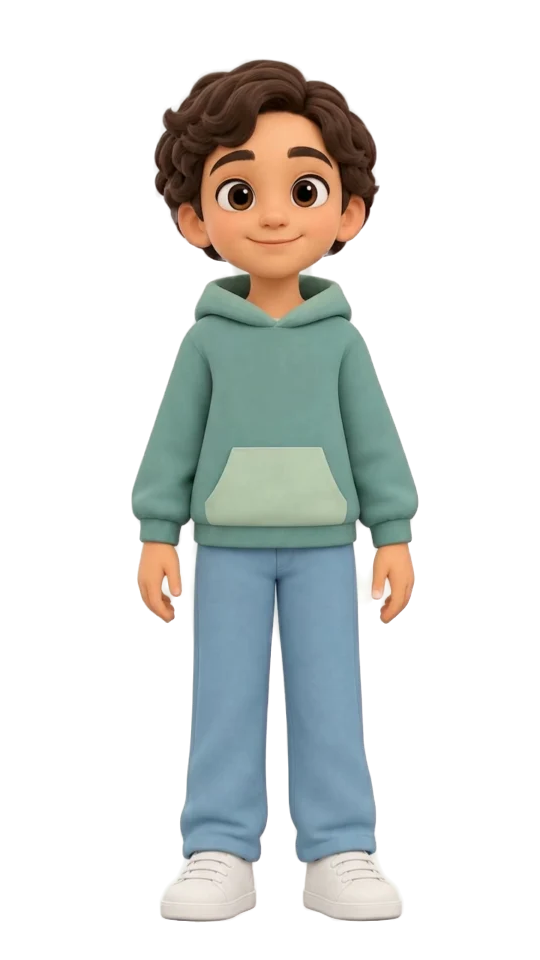
#> input picture android/app/src/main/assets/character/boy/react/celebrate.webp, 540 x 960 px
$ python slice_parts.py ../../android/app/src/main/assets/character/boy/react/celebrate.webp ../../android/app/src/main/assets/character/boy/react/encourage.webp
#> lines starting #> are read from the running program, lines starting #| are printed output that depends on the picture
"""Cut a transparent parts sheet into one PNG per separate part.

Usage: python tools/art/slice_parts.py <sheet.png> <out_dir>
Parts are found as connected opaque regions (alpha > 16) on a 1/4-scale mask,
then cropped from the full-size sheet with a small padding. Tiny specks are ignored.
Output files are numbered left-to-right, top-to-bottom: part_01.png, part_02.png, ...
A contact sheet `_index.png` shows each number on its part.
"""

import sys
from collections import deque
from pathlib import Path

from PIL import Image, ImageDraw

SCALE = 4
MIN_AREA = 40  # in mask pixels
PAD = 6


def components(mask, w, h):
    seen = bytearray(w * h)
    boxes = []
    for start in range(w * h):
        if not mask[start] or seen[start]:
            continue
        queue = deque([start])
        seen[start] = 1
        x0 = y0 = 10**9
        x1 = y1 = -1
        area = 0
        while queue:
            p = queue.popleft()
            x, y = p % w, p // w
            area += 1
            x0, y0, x1, y1 = min(x0, x), min(y0, y), max(x1, x), max(y1, y)
            for dx, dy in ((1, 0), (-1, 0), (0, 1), (0, -1)):
                nx, ny = x + dx, y + dy
                if 0 <= nx < w and 0 <= ny < h:
                    q = ny * w + nx
                    if mask[q] and not seen[q]:
                        seen[q] = 1
                        queue.append(q)
        if area >= MIN_AREA:
            boxes.append((x0, y0, x1, y1))
    return boxes


def main(sheet_path: str, out_dir: str) -> int:
    sheet = Image.open(sheet_path).convert("RGBA")
#> sheet is the input picture: PIL image 540x960 RGBA; mean R, G, B, A 70, 71.6, 68.2, 79.4
    small = sheet.getchannel("A").resize((sheet.width // SCALE, sheet.height // SCALE))
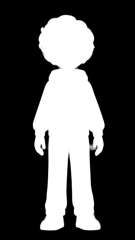
#> small: PIL image 135x240 L; min 0, max 255, mean 79.4
    w, h = small.size
#> w = 135; h = 240
    mask = bytearray(1 if v > 16 else 0 for v in small.getdata())
    boxes = components(mask, w, h)
#> boxes = [(32, 14, 104, 230)]
    # Reading order: rows by top edge (bucketed), then left to right.
    boxes.sort(key=lambda b: (b[1] // 40, b[0]))
    out = Path(out_dir)
    out.mkdir(parents=True, exist_ok=True)
    index = Image.new("RGBA", sheet.size, (246, 244, 238, 255))
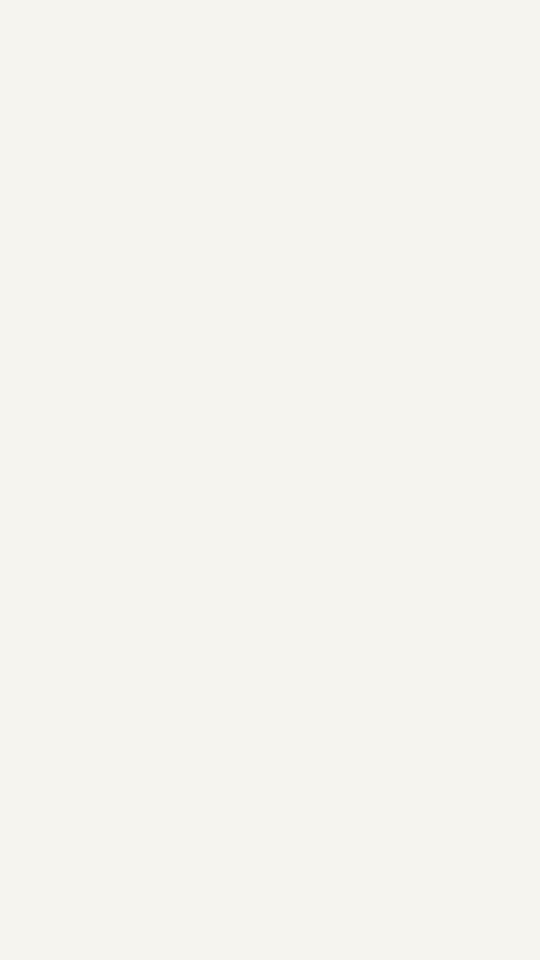
#> index: PIL image 540x960 RGBA; mean R, G, B, A 246, 244, 238, 255
    index.alpha_composite(sheet)
    draw = ImageDraw.Draw(index)
    for n, (x0, y0, x1, y1) in enumerate(boxes, start=1):
        box = (
            max(0, x0 * SCALE - PAD),
            max(0, y0 * SCALE - PAD),
            min(sheet.width, (x1 + 1) * SCALE + PAD),
            min(sheet.height, (y1 + 1) * SCALE + PAD),
        )
        sheet.crop(box).save(out / f"part_{n:02d}.png")
        draw.rectangle(box, outline=(46, 58, 64, 255), width=2)
        draw.text((box[0] + 4, box[1] + 2), str(n), fill=(46, 58, 64, 255))
#> this loop made 1 pass
#> (n, x0, y0, x1, y1, box) on pass 1: (1, 32, 14, 104, 230, (122, 50, 426, 930))
#> pass 1, in main, `sheet.crop(box).save(out / f"part_{n:02d}.png")`:
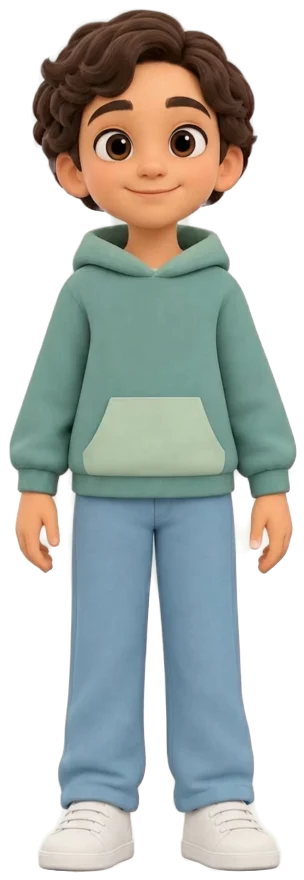
#> saved as part_01.png: PIL image 304x880 RGBA; mean R, G, B, A 135.7, 138.8, 132.1, 153.9; transparent parts drawn white
    index.convert("RGB").save(out / "_index.png")
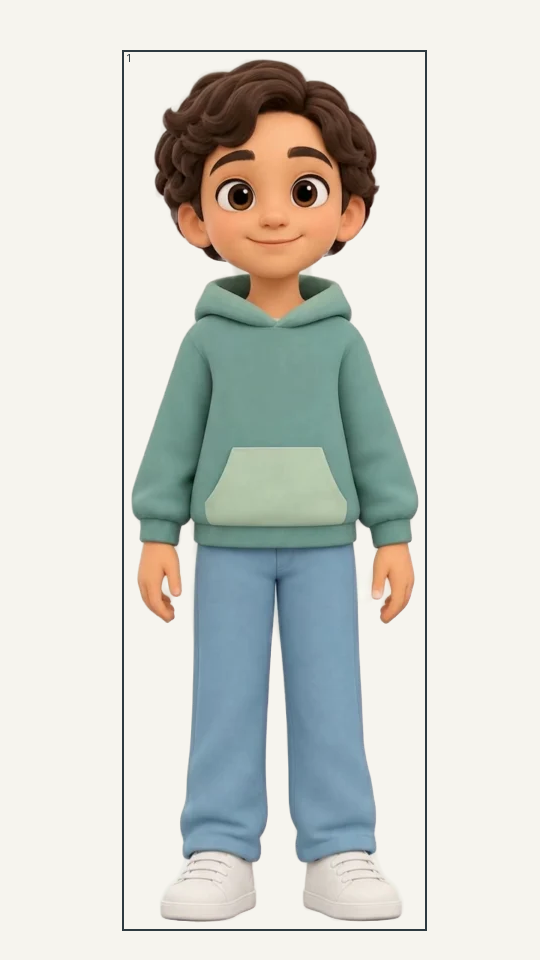
#> saved as _index.png: PIL image 540x960 RGB; mean R, G, B 209.8, 210.8, 204.5
    print(f"{len(boxes)} parts -> {out}")
#| 1 parts -> ../../android/app/src/main/assets/character/boy/react/encourage.webp
    return 0


if __name__ == "__main__":
    sys.exit(main(sys.argv[1], sys.argv[2]))
#> (the program exits here)
